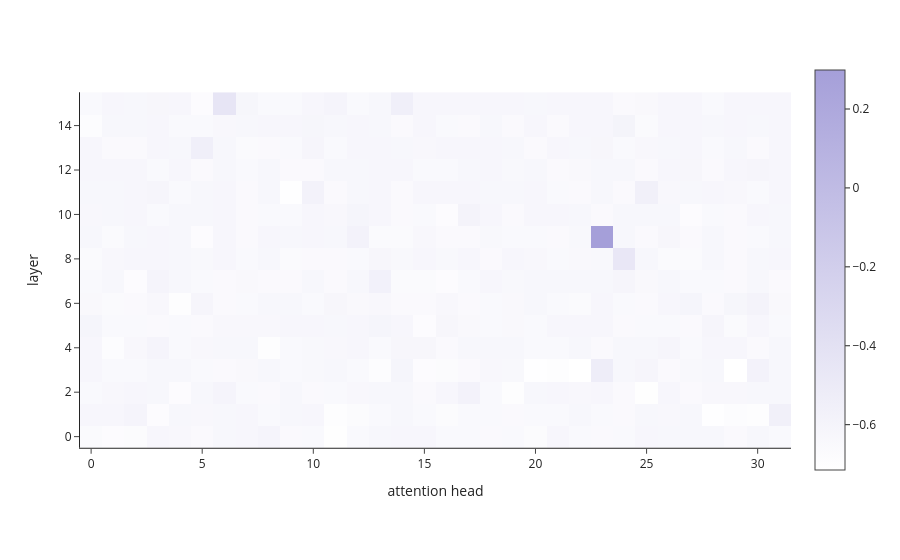

Notebook code cell kept with this figure:
### Code cell
# visualize our results!
import plotly.express as px

fig = px.imshow(
    causal_effects,
    x=list(range(model.config.num_attention_heads)),
    y=list(range(model.config.num_hidden_layers)),
    template='simple_white',
    color_continuous_scale=[[0, '#FFFFFF'], [1, "#A59FD9"]]
)

fig.update_layout(
    xaxis_title='attention head',
    yaxis_title='layer',
    yaxis=dict(autorange='min')
)

fig

### Figure 1 — Plotly figure (JSON) as saved in the notebook; plotly's stock layout.template omitted (floating-point values rounded to 4 significant figures; data arrays with more than 128 entries replaced by an {"elided": "..."} marker saying what was removed)
{"data": [{"coloraxis": "coloraxis", "hovertemplate": "x: %{x}<br>y: %{y}<br>color: %{z}<extra></extra>", "name": "0", "type": "heatmap", "x": [0, 1, 2, 3, 4, 5, 6, 7, 8, 9, 10, 11, 12, 13, 14, 15, 16, 17, 18, 19, 20, 21, 22, 23, 24, 25, 26, 27, 28, 29, 30, 31], "xaxis": "x", "y": [0, 1, 2, 3, 4, 5, 6, 7, 8, 9, 10, 11, 12, 13, 14, 15], "yaxis": "y", "z": {"elided": "16x32 float values"}}], "layout": {"coloraxis": {"autocolorscale": false, "colorscale": [[0, "#FFFFFF"], [1, "#A59FD9"]]}, "margin": {"t": 60}, "xaxis": {"anchor": "y", "constrain": "domain", "domain": [0, 1], "scaleanchor": "y", "title": {"text": "attention head"}}, "yaxis": {"anchor": "x", "autorange": "min", "constrain": "domain", "domain": [0, 1], "title": {"text": "layer"}}}}
